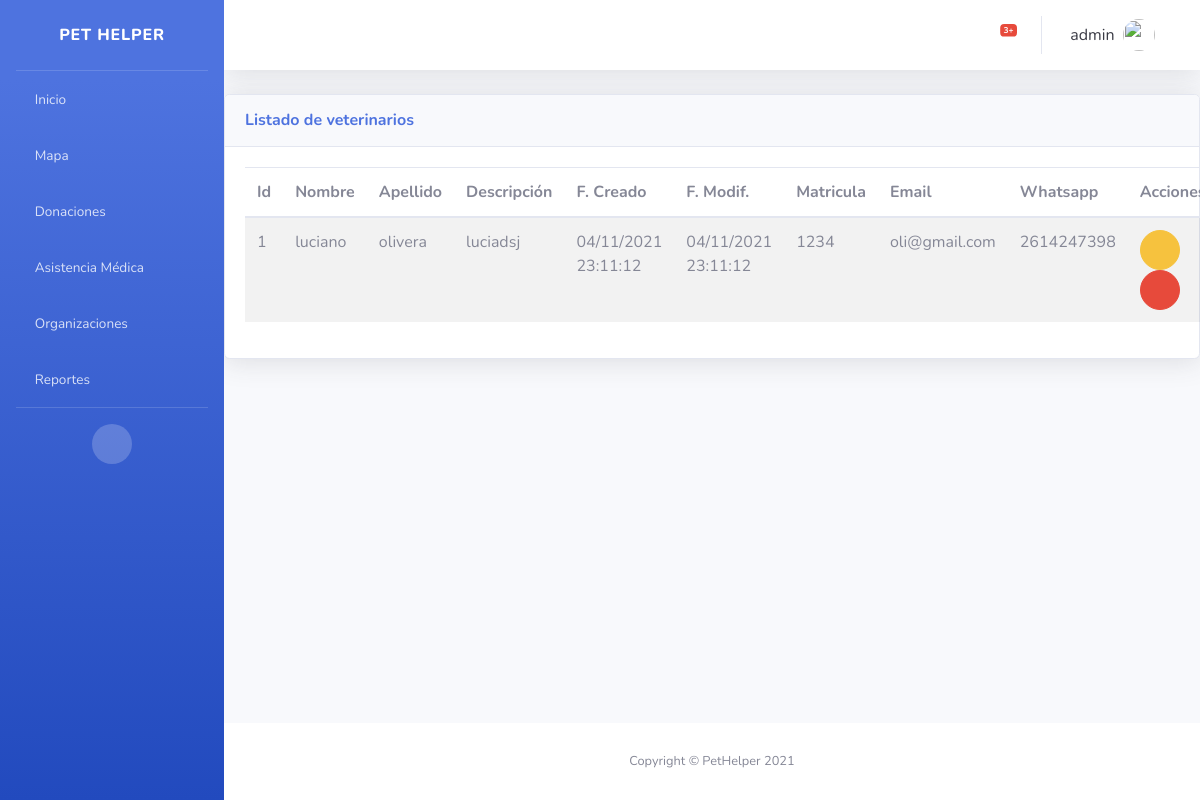
Screenshot of /veterinarios/ (signed in) with the database file from the repository.
### usuario/models.py (models this page shows, shortened)
class Usuario(AbstractBaseUser, PermissionsMixin):
    email = models.EmailField('Email', unique=True)
    username = models.CharField(max_length=25, unique=True)
    """ tiene que ser nombre no username """
    apellido = models.CharField(max_length=25)
    date_joined = models.DateTimeField(default=timezone.now)
    DNI = models.CharField(max_length=8, default="", validators=[dni_regex])
    foto = models.ImageField(upload_to="usuario",blank=True, null=True)
    telefono = models.CharField(max_length=10, null=True, default="", help_text="Ejemplo: 2614247398")
    objects = UserManager()
    is_active = models.BooleanField('active', default=True)
    is_staff = models.BooleanField(default=True)
    USERNAME_FIELD = "email"
    REQUIRED_FIELDS = ["username"]

### organizaciones/models.py (models this page shows, shortened)
class Veterinario(ClaseModelo):
    descripcion = models.CharField(max_length=100, null=False)
    logo = models.ImageField(upload_to="veterinario",blank=True, null=True)
    nombre = models.CharField(max_length=100, null=False, default="")
    apellido = models.CharField(max_length=100, null=False, default="")
    email = models.EmailField('Email', unique=True, null=False)
    matricula = models.CharField(max_length=4, null=False, default="", unique=True)
    whatsapp = models.CharField( max_length=17, null=False, unique=True, validators=[phone_regex], help_text="Ejemplo: 2614247398")
    direccion = models.CharField(max_length=50, null=True, help_text="Ejemplo: Maipu 123, Godoy Cruz, Mendoza")
    dia_desde = models.PositiveSmallIntegerField(choices=DIAS, default="1")
    dia_hasta = models.PositiveSmallIntegerField(choices=DIAS, default="5")
    hora_desde = models.PositiveSmallIntegerField(choices=HORAS_DE_DIA_24, default="9")
    hora_hasta = models.PositiveSmallIntegerField(choices=HORAS_DE_DIA_24, default="18")
    class Meta:
        verbose_name_plural = 'veterinarios'

### organizaciones/views.py (the view)
# urls.py: path('veterinarios/', login_required(VeterinarioView.as_view()), name='veterinarios_list'),
class VeterinarioView(generic.ListView):
    model = Veterinario
    template_name = "organizaciones/vet_list.html"
    context_object_name = "obj"
    login_url = 'bases/login.html'

### organizaciones/templates/organizaciones/vet_list.html (shortened to what this page needs)
{% extends 'base/base.html' %} {% block page_content %}
<div class="card shadow mb-4">
    <div class="card-header py-3 d-flex flex-row align-items-center justify-content-between">
        <h6 class="m-0 font-weight-bold text-primary">Listado de veterinarios</h6>
        <div class="dropdown no-arrow">
            <a class="dropdown-toggle" href="#" role="button" id="dropdownMenuLink" data-toggle="dropdown" aria-haspopup="true" aria-expanded="false">
                <i class="fas fa-ellipsis-v fa-sm fa-fw text-gray-400"></i>
            </a>
        </div>
    </div>
    <div class="card-body">
        {% if not obj %}
        <div class="alert alert-warning" role="alert">No hay veterinarios</div>
        {% else %}
        <table class="table table-striped table-hover">
            <thead>
                <th>Id</th>
                <th>Nombre</th>
                <th>Apellido</th>
                <th>Descripción</th>
                <th>F. Creado</th>
                <th>F. Modif.</th>
                <th>Matricula</th>
                <th>Email</th>
                <th>Whatsapp</th>
                <th class="all">Acciones</th>
            </thead>
            <tbody>
                {% for item in obj %}
                <tr>
                    <td>{{ item.id }}</td>
                    <td>{{ item.nombre }}</td>
                    <td>{{ item.apellido }}</td>
                    <td>{{ item.descripcion }}</td>
                    <td>{{ item.fc|date:"d/m/Y H:i:s" }}</td>
                    <td>{{ item.fm|date:"d/m/Y H:i:s" }}</td>
                    <td>{{ item.matricula }}</td>
                    <td>{{ item.email }}</td>
                    <td>{{ item.whatsapp}}</td>
                    <td>
                        <button onclick="abrir_modal_edicion('{% url 'organizaciones:veterinarios_edit' item.id %}')" class="btn btn-warning btn-circle" role="button" data-toggle="modal" data-target="#edicion"><i class="far fa-edit"></i></button>
                        <button onclick="abrir_modal_eliminar('{% url 'organizaciones:veterinarios_del' item.id %}')" class="btn btn-danger btn-circle" role="button" data-toggle="modal" data-target="#eliminar"><i class="far fa-trash-alt"></i></button>
                    </td>
                </tr>
                {% endfor %}
            </tbody>
        </table>
        {% endif %}
    </div>
</div>
{% endblock %}

### templates/base/base.html (shortened to what this page needs)
{% load static %}
<!DOCTYPE html>
<html lang="en">
<head>
    <link href="{% static 'base/vendor/fontawesome-free/css/all.min.css' %}" rel="stylesheet" type="text/css">
    <link href="{% static 'base/css/sb-admin-2.min.css' %}" rel="stylesheet">
    <link href='https://api.mapbox.com/mapbox-gl-js/v2.5.1/mapbox-gl.css' rel='stylesheet' />
</head>
<body id="page-top" class="bg-gradient-primary">
    {% block side_bar %}
    <div id="wrapper">
        <ul class="navbar-nav bg-gradient-primary sidebar sidebar-dark accordion" id="accordionSidebar">
            <a class="sidebar-brand d-flex align-items-center justify-content-center" href="{% url 'bases:home' %}">
                <div class="sidebar-brand-text mx-3">Pet Helper</div>
            </a>
            <hr class="sidebar-divider my-0">
            <li class="nav-item">
                <a class="nav-link" href="{% url 'bases:home' %}">
                    <i class="fas fa-home"></i>
                    <span>Inicio</span></a>
            </li>
            <li class="nav-item">
                <a class="nav-link collapsed" href="{% url 'mapa:mapa_list' %}">
                    <i class="fas fa-map-marker-alt"></i>
                    <span>Mapa</span>
                </a>
            </li>
            <li class="nav-item">
                <a class="nav-link" href="{% url 'solicitud:solicitud_list' %}">
                    <i class="fas fa-hand-holding-usd"></i>
                    <span>Donaciones</span>
                </a>
            </li>
            <li class="nav-item">
                <a class="nav-link collapsed" href="#" data-toggle="collapse" data-target="#collapseUtilities" aria-expanded="true" aria-controls="collapseUtilities">
                    <i class="fas fa-briefcase-medical"></i>
                    <span>Asistencia Médica</span>
                </a>
            </li>
            <li class="nav-item">
                <a class="nav-link" href="{% url 'organizaciones:listar_organizaciones' %}">
                    <i class="fas fa-users"></i>
                    <span>Organizaciones</span></a>
            </li>
            <li class="nav-item">
                <a class="nav-link" href="#">
                    <i class="fas fa-chart-bar"></i>
                    <span>Reportes</span></a>
            </li>
            <hr class="sidebar-divider d-none d-md-block">
            <div class="text-center d-none d-md-inline">
                <button class="rounded-circle border-0" id="sidebarToggle"></button>
            </div>
        </ul>
        {% endblock side_bar %}
        <div id="content-wrapper" class="d-flex flex-column">
            <div id="content">
                {% block top_bar %}
                <nav class="navbar navbar-expand navbar-light bg-white topbar mb-4 static-top shadow">
                    <ul class="navbar-nav ml-auto">
                        <li class="nav-item dropdown no-arrow mx-1">
                            <a class="nav-link dropdown-toggle" href="#" id="alertsDropdown" role="button" data-toggle="dropdown" aria-haspopup="true" aria-expanded="false">
                                <i class="fas fa-bell fa-fw"></i>
                                <span class="badge badge-danger badge-counter">3+</span>
                            </a>
                        </li>
                        <li class="nav-item dropdown no-arrow">
                            <a class="nav-link dropdown-toggle" href="#" id="userDropdown" role="button" data-toggle="dropdown" aria-haspopup="true" aria-expanded="false">
                                <span class="mr-2 d-none d-lg-inline text-gray-900">{{ user.username }}</span>
                                {% if user.foto %}
                                <img class="img-profile rounded-circle" src="{{ user.foto.url }}">
                                {% else %}
                                <img class="img-profile rounded-circle" src="{% static 'base/img/undraw_profile.svg' %}">
                                {% endif %}
                                <i class="fas fa-sort-down" style="margin-left: 5px;"></i>
                            </a>
                        </li>
                    </ul>
                </nav>
                {% endblock top_bar %}
                {% block page_content %}{% endblock %}
                {% block footer %}
            </div>
            <footer class="sticky-footer bg-white">
                <div class="container my-auto">
                    <div class="copyright text-center my-auto">
                        <span>Copyright &copy; PetHelper 2021</span>
                    </div>
                </div>
            </footer>
        </div>
        {% endblock %}
    </div>
</body>
</html>

### rows the page displays
Usuario: username "admin"
Veterinario: id "1", nombre "luciano", apellido "olivera", descripcion "luciadsj", fc "04/11/2021 23:11:12", fm "04/11/2021 23:11:12", matricula "1234", email "oli@gmail.com", whatsapp "2614247398"
